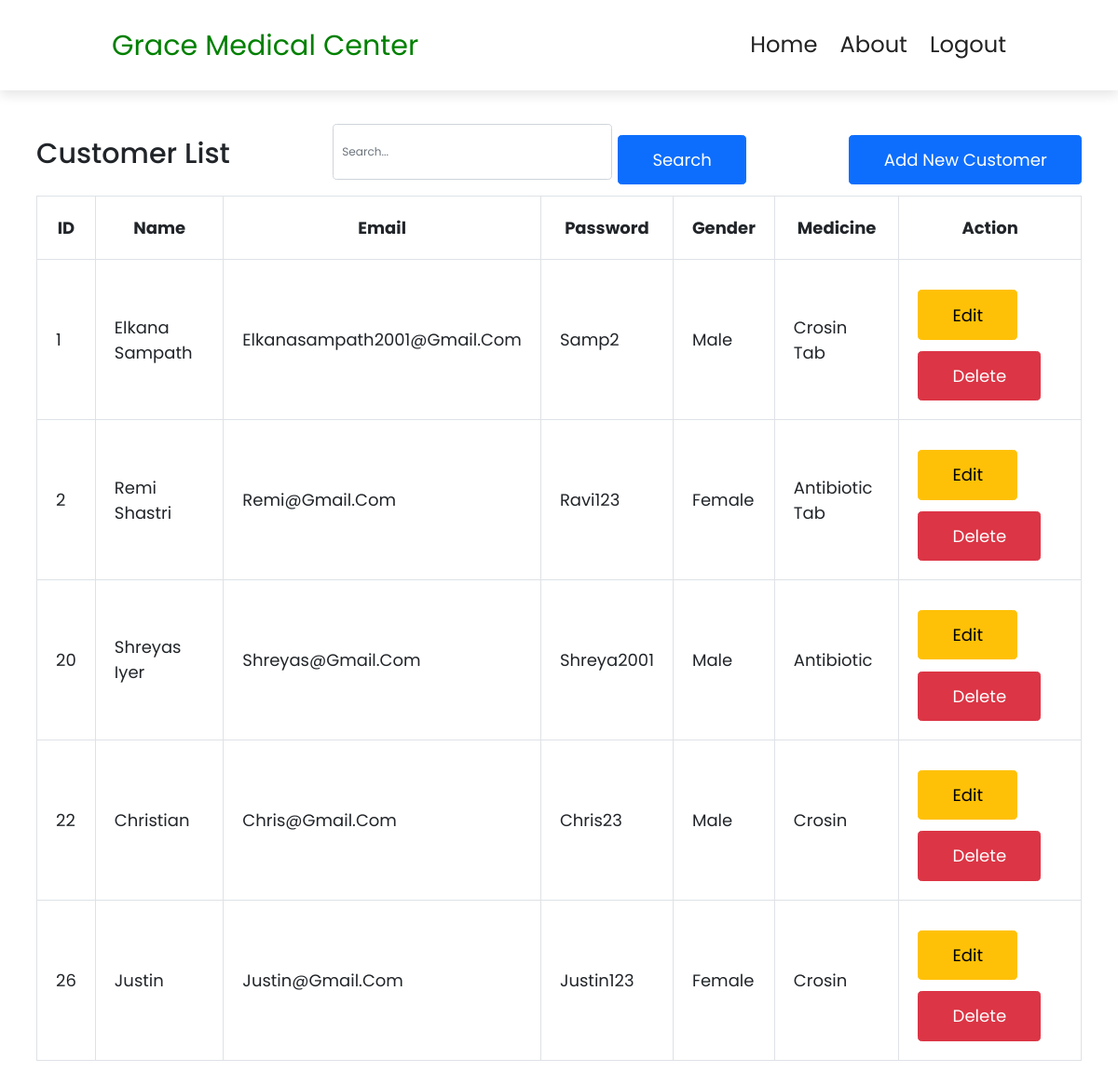
The app's page /home.php with its own data.
### tables this page shows
CREATE TABLE `customer` (
  `id` int(50) NOT NULL,
  `name` varchar(100) NOT NULL,
  `email` varchar(100) NOT NULL,
  `password` varchar(255) NOT NULL,
  `gender` varchar(100) NOT NULL,
  `medicine` varchar(100) NOT NULL
);

### home.php (the view, shortened to what this page needs)
<!DOCTYPE html>
<html lang="en">
<head>
   <link rel="stylesheet" href="https://cdn.jsdelivr.net/npm/bootstrap@5.2.3/dist/css/bootstrap.min.css">
   <link rel="stylesheet" href="css/style.css">
</head>
<body>
<section class="header">
<a href="home.php" class="logo">Grace Medical Center</a>
   <nav class="navbar">
      <a href="home.php">home</a>
      <a href="about.php">about</a>
      <a href="login.php">Logout</a>
   </nav>
</section>
<div class="container my-5">
<header class="d-flex justify-content-between align-items-center mb-3">
        <h1 class="mb-0">Customer List</h1>
        <form action="home.php" method="GET" class="d-flex">
            <input type="text" name="search" class="form-control me-2" style="width: 300px; height: 60px" placeholder="Search...">
            <button type="submit" class="btn btn-primary">Search</button>
        </form>
            <div>
            <a href="customer.php" class="btn btn-primary">Add New Customer</a>
            </div>
        </header>
        <?php
        if (isset($_GET['search'])) {
         $searchQuery = $_GET['search'];
        $connection = mysqli_connect('localhost', 'root', '', 'mypcot_db');
        if ($connection->connect_error) {
            die("Connection failed: " . $connection->connect_error);
        }
        $sqlSelect = "SELECT * FROM customer WHERE name LIKE '%$searchQuery%'";
        $result = mysqli_query($connection, $sqlSelect);
        if (mysqli_num_rows($result) > 0) {
            ?>
            <table class="table table-bordered" >
                <thead>
                    <tr>
                        <th>ID</th>
                        <th>Name</th>
                        <th>Email</th>
                        <th>Password</th>
                        <th>Gender</th>
                        <th>Medicine</th>
                        <th>Action</th>
                    </tr>
                </thead>
                <tbody>
                <?php
                while ($data = mysqli_fetch_array($result)) {
                    ?>
                    <tr>
                        <td><?php echo $data['id']; ?></td>
                        <td><?php echo $data['name']; ?></td>
                        <td><?php echo $data['email']; ?></td>
                        <td><?php echo $data['password']; ?></td>
                        <td><?php echo $data['gender']; ?></td>
                        <td><?php echo $data['medicine']; ?></td>
                        <td>
                            <a href="edit.php?id=<?php echo $data['id']; ?>" class="btn btn-warning">Edit</a>
                            <a href="delete.php?id=<?php echo $data['id']; ?>" class="btn btn-danger">Delete</a>
                        </td>
                    </tr>
                    <?php
                }
                ?>
                </tbody>
            </table>
            <?php
        } else {
            echo "<p>No customers found.</p>";
        }
        $connection->close();
        }else{
         $connection = mysqli_connect('localhost','root','','mypcot_db');
         $sqlSelect = "SELECT * FROM customer";
        $result = mysqli_query($connection, $sqlSelect);
        if (mysqli_num_rows($result) > 0) {
         ?>
         <table class="table table-bordered">
             <thead>
                 <tr>
                     <th>ID</th>
                     <th>Name</th>
                     <th>Email</th>
                     <th>Password</th>
                     <th>Gender</th>
                     <th>Medicine</th>
                     <th>Action</th>
                 </tr>
             </thead>
             <tbody>
             <?php
        while($data = mysqli_fetch_array($result)){
            ?>
            <tr>
                <td><?php echo $data['id']; ?></td>
                <td><?php echo $data['name']; ?></td>
                <td><?php echo $data['email']; ?></td>
                <td><?php echo $data['password']; ?></td>
                <td><?php echo $data['gender']; ?></td>
                <td><?php echo $data['medicine']; ?></td>
                <td>
                    <a href="edit.php?id=<?php echo $data['id']; ?>" class="btn btn-warning">Edit</a>
                    <a href="delete.php?id=<?php echo $data['id']; ?>" class="btn btn-danger">Delete</a>
                </td>
            </tr>
            <?php
            }
            ?>
            </tbody>
        </table>
        <?php
        } else {
         echo "<p>No customers found.</p>";
        }
      }
        ?>
    </div>

### style.css (style rules this page uses)
:root { --main-color:#8e44ad; --black:#222; --white:#fff; --light-black:#777; --light-white:#fff9; --dark-bg:rgba(0,0,0,.7); --light-bg:#eee; --border:.1rem solid var(--black); --box-shadow:0 .5rem 1rem rgba(0,0,0,.1); --text-shadow:0 1.5rem 3rem rgba(0,0,0,.3); }
* { font-family: 'Poppins', sans-serif; margin:0; padding:0; box-sizing: border-box; outline: none; border:none; text-decoration: none; text-transform: capitalize; }
section { padding:5rem 10%; }
.header { position: sticky; top:0; left:0; right:0; z-index: 1000; background-color: var(--white); display: flex; padding-top: 2rem; padding-bottom: 2rem; box-shadow: var(--box-shadow); align-items: center; justify-content: space-between; }
html { font-size: 75.5%; overflow-x: hidden; }
.btn { display: inline-block; margin-top: 1rem; font-size: 1.5rem; padding:1rem 3rem; cursor: pointer; }
.header .logo { font-size: 2.5rem; color: green; }
.header .navbar a { font-size: 2rem; margin-left: 2rem; color:var(--black); }
.navbar a { text-decoration: none; }
.logo { text-decoration: none; }
.table th { vertical-align: middle; text-align: center; font-size: 18px; }
.table td { vertical-align: middle; text-align: left; font-size: 18px; }

### home.php (style rules this page uses)
table td, table th { vertical-align:middle; text-align:right; padding:20px!important; }

### records on screen
customer: id "1", name "Elkana Sampath", email "Elkanasampath2001@gmail.com", password "Samp2", gender "Male", medicine "Crosin Tab"
customer: id "2", name "Remi Shastri", email "Remi@gmail.com", password "Ravi123", gender "Female", medicine "Antibiotic Tab"
customer: id "20", name "Shreyas Iyer", email "Shreyas@gmail.com", password "Shreya2001", gender "Male", medicine "Antibiotic"
customer: id "22", name "Christian", email "Chris@gmail.com", password "Chris23", gender "Male", medicine "Crosin"
customer: id "26", name "Justin", email "Justin@gmail.com", password "Justin123", gender "Female", medicine "Crosin"
